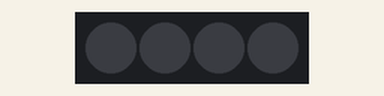
A sketch run on a simulated Arduino Uno, built with avr-gcc and run on an emulated ATmega328P. Parts: 4 RGB LEDs in strip order, left to right. Dim RGB values are drawn brighter than linear.

Above: at 0.15 s.
At 17.61 s:
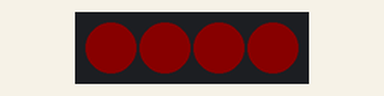
Timing chart, 0 to 18.0 s (numbered marks = the images above):
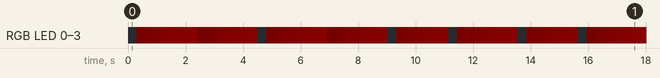

Measured:
- by itself, RGB LED 0–3: off → RGB(1, 0, 0) at 0.30 s, → RGB(3, 0, 0) 0.30 s later, → RGB(4, 0, 0) 0.30 s later, → RGB(6, 0, 0) 0.30 s later, … (132 changes in this stretch)
- by itself, everything shown: repeats every 15.7 s, in 52 steps

The sketch:

pano-neopixel.ino
```cpp
#include "PanoNeoPixels.h"

PanoNeoPixels pix = PanoNeoPixels();

unsigned long time;
bool flip = false;

void setup() {
  pix.ShowAll();
}

void loop() {
  pix.Update();

//  if (millis() - time > 2000){
//    time = millis();
//    flip = !flip;
//    pix.ShowLR(flip);
//  }


}
```

PanoNeoPixels.cpp
```cpp
#include "PanoNeoPixels.h"

PanoNeoPixels::PanoNeoPixels()
{
  _pixels = Adafruit_NeoPixel(NUMPIXELS, PIN, NEO_GRB + NEO_KHZ800);
  _pixels.setBrightness(10); // 0-255
  _pixels.begin();
}


void PanoNeoPixels::ShowAll(){
  _mode = true;
}

void PanoNeoPixels::ShowLR(bool lr){
  _mode = false;
  _lr = lr;
}


void PanoNeoPixels::Update(){

  if (_mode) {
    // flash all mode
    _animCounter += 5;
    if (_animCounter > 255){
      _animCounter = 0;
      _flashState = !_flashState;
    }

    for (int i = 0; i < NUMPIXELS; i++){
     _pixels.setPixelColor(i, _pixels.Color(_animCounter,0,0)); // RGB
     _pixels.show();
    }


  } else {
   // LR mode

   float tgt = _lr ? 1.0f : -1.0f;
   _current += (tgt - _current) * 0.01f;

   float _stateL[] = { 1.0f, 0.2f, 0.1f, 0.0f };
   float _stateR[] = { 0.0f, 0.1f, 0.2f, 1.0f };

   for (int i = 0; i < NUMPIXELS; i++){
    float valL = (float)255 * _stateL[i];
    float valR = (float)255 * _stateR[i];
    int valFinal = (valR * _current) + (valL * (1.0f - _current));
     _pixels.setPixelColor(i, valFinal, 0, 0); // RGB

    }
    _pixels.show();

  }


}
```

PanoNeoPixels.h
```cpp
#include <Arduino.h>
#include <Adafruit_NeoPixel.h>

#define PIN       7 // DIGITAL PIN ON BOARD
#define NUMPIXELS 4 // NUM PIXELS ON STRIP

class PanoNeoPixels
{
  public:
    PanoNeoPixels();
    void ShowLR(bool lr);
    void ShowAll();
    void Update();
  private:
    Adafruit_NeoPixel _pixels;
    bool _mode;
    bool _lr;
    float _current;
    int _animCounter;
    bool _flashState;

};
```
